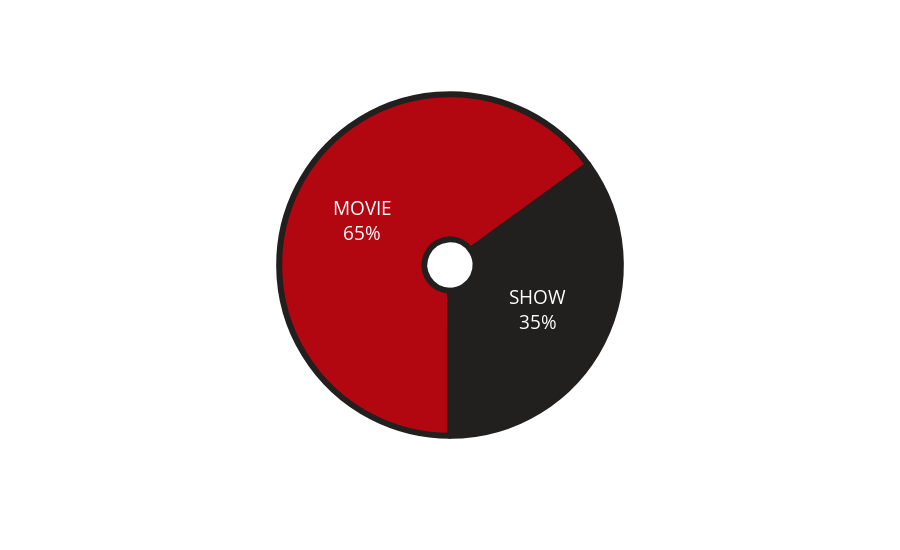

Notebook code for this chart:
### Code cell
chart = px.pie(mf_ratio, names="type",
               values="percent",
               labels={"type"},
               hole=0.15,
               color_discrete_sequence=["#b20710", "#221f1f"],
               height=550,
               )
chart.update_traces(textposition='inside',
                    textinfo='percent+label',
                    marker=dict(line=dict(color='#221f1f', width=6)),
                    pull=[0, 0, 0.2, 0],
                    rotation=180, )

chart.update_layout(
    showlegend=False,
    # font_family="Courier New",
    # font_color="white",
    font_size=19,
    # title_font_family="Times New Roman",
    # title_font_color="red",
    # legend_title_font_color="green"
)

### Figure 1 — Plotly figure (JSON) as saved in the notebook; plotly's stock layout.template omitted (floating-point values rounded to 4 significant figures)
{"data": [{"domain": {"x": [0.0, 1.0], "y": [0.0, 1.0]}, "hole": 0.15, "hovertemplate": "type=%{label}<br>percent=%{value}<extra></extra>", "labels": ["MOVIE", "SHOW"], "legendgroup": "", "name": "", "showlegend": true, "values": [0.65, 0.35], "type": "pie", "marker": {"line": {"color": "#221f1f", "width": 6}}, "pull": [0, 0, 0.2, 0], "rotation": 180, "textinfo": "percent+label", "textposition": "inside"}], "layout": {"legend": {"tracegroupgap": 0}, "margin": {"t": 60}, "piecolorway": ["#b20710", "#221f1f"], "height": 550, "font": {"size": 19}, "showlegend": false}}
